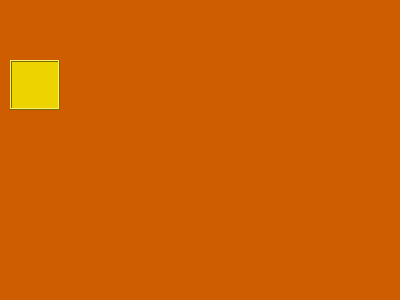
<?xml version="1.0" encoding="UTF-8"?>
<ui version="4.0">
 <class>MouseDialog</class>
 <widget class="QDialog" name="MouseDialog">
  <property name="geometry">
   <rect>
    <x>0</x>
    <y>0</y>
    <width>400</width>
    <height>300</height>
   </rect>
  </property>
  <property name="palette">
   <palette>
    <active>
     <colorrole role="WindowText">
      <brush brushstyle="SolidPattern">
       <color alpha="255">
        <red>0</red>
        <green>0</green>
        <blue>0</blue>
       </color>
      </brush>
     </colorrole>
     <colorrole role="Button">
      <brush brushstyle="SolidPattern">
       <color alpha="255">
        <red>206</red>
        <green>92</green>
        <blue>0</blue>
       </color>
      </brush>
     </colorrole>
     <colorrole role="Light">
      <brush brushstyle="SolidPattern">
       <color alpha="255">
        <red>255</red>
        <green>144</green>
        <blue>54</blue>
       </color>
      </brush>
     </colorrole>
     <colorrole role="Midlight">
      <brush brushstyle="SolidPattern">
       <color alpha="255">
        <red>230</red>
        <green>118</green>
        <blue>27</blue>
       </color>
      </brush>
     </colorrole>
     <colorrole role="Dark">
      <brush brushstyle="SolidPattern">
       <color alpha="255">
        <red>103</red>
        <green>46</green>
        <blue>0</blue>
       </color>
      </brush>
     </colorrole>
     <colorrole role="Mid">
      <brush brushstyle="SolidPattern">
       <color alpha="255">
        <red>137</red>
        <green>61</green>
        <blue>0</blue>
       </color>
      </brush>
     </colorrole>
     <colorrole role="Text">
      <brush brushstyle="SolidPattern">
       <color alpha="255">
        <red>0</red>
        <green>0</green>
        <blue>0</blue>
       </color>
      </brush>
     </colorrole>
     <colorrole role="BrightText">
      <brush brushstyle="SolidPattern">
       <color alpha="255">
        <red>255</red>
        <green>255</green>
        <blue>255</blue>
       </color>
      </brush>
     </colorrole>
     <colorrole role="ButtonText">
      <brush brushstyle="SolidPattern">
       <color alpha="255">
        <red>0</red>
        <green>0</green>
        <blue>0</blue>
       </color>
      </brush>
     </colorrole>
     <colorrole role="Base">
      <brush brushstyle="SolidPattern">
       <color alpha="255">
        <red>255</red>
        <green>255</green>
        <blue>255</blue>
       </color>
      </brush>
     </colorrole>
     <colorrole role="Window">
      <brush brushstyle="SolidPattern">
       <color alpha="255">
        <red>206</red>
        <green>92</green>
        <blue>0</blue>
       </color>
      </brush>
     </colorrole>
     <colorrole role="Shadow">
      <brush brushstyle="SolidPattern">
       <color alpha="255">
        <red>0</red>
        <green>0</green>
        <blue>0</blue>
       </color>
      </brush>
     </colorrole>
     <colorrole role="AlternateBase">
      <brush brushstyle="SolidPattern">
       <color alpha="255">
        <red>230</red>
        <green>173</green>
        <blue>127</blue>
       </color>
      </brush>
     </colorrole>
     <colorrole role="ToolTipBase">
      <brush brushstyle="SolidPattern">
       <color alpha="255">
        <red>255</red>
        <green>255</green>
        <blue>220</blue>
       </color>
      </brush>
     </colorrole>
     <colorrole role="ToolTipText">
      <brush brushstyle="SolidPattern">
       <color alpha="255">
        <red>0</red>
        <green>0</green>
        <blue>0</blue>
       </color>
      </brush>
     </colorrole>
     <colorrole role="PlaceholderText">
      <brush brushstyle="SolidPattern">
       <color alpha="128">
        <red>0</red>
        <green>0</green>
        <blue>0</blue>
       </color>
      </brush>
     </colorrole>
    </active>
    <inactive>
     <colorrole role="WindowText">
      <brush brushstyle="SolidPattern">
       <color alpha="255">
        <red>0</red>
        <green>0</green>
        <blue>0</blue>
       </color>
      </brush>
     </colorrole>
     <colorrole role="Button">
      <brush brushstyle="SolidPattern">
       <color alpha="255">
        <red>206</red>
        <green>92</green>
        <blue>0</blue>
       </color>
      </brush>
     </colorrole>
     <colorrole role="Light">
      <brush brushstyle="SolidPattern">
       <color alpha="255">
        <red>255</red>
        <green>144</green>
        <blue>54</blue>
       </color>
      </brush>
     </colorrole>
     <colorrole role="Midlight">
      <brush brushstyle="SolidPattern">
       <color alpha="255">
        <red>230</red>
        <green>118</green>
        <blue>27</blue>
       </color>
      </brush>
     </colorrole>
     <colorrole role="Dark">
      <brush brushstyle="SolidPattern">
       <color alpha="255">
        <red>103</red>
        <green>46</green>
        <blue>0</blue>
       </color>
      </brush>
     </colorrole>
     <colorrole role="Mid">
      <brush brushstyle="SolidPattern">
       <color alpha="255">
        <red>137</red>
        <green>61</green>
        <blue>0</blue>
       </color>
      </brush>
     </colorrole>
     <colorrole role="Text">
      <brush brushstyle="SolidPattern">
       <color alpha="255">
        <red>0</red>
        <green>0</green>
        <blue>0</blue>
       </color>
      </brush>
     </colorrole>
     <colorrole role="BrightText">
      <brush brushstyle="SolidPattern">
       <color alpha="255">
        <red>255</red>
        <green>255</green>
        <blue>255</blue>
       </color>
      </brush>
     </colorrole>
     <colorrole role="ButtonText">
      <brush brushstyle="SolidPattern">
       <color alpha="255">
        <red>0</red>
        <green>0</green>
        <blue>0</blue>
       </color>
      </brush>
     </colorrole>
     <colorrole role="Base">
      <brush brushstyle="SolidPattern">
       <color alpha="255">
        <red>255</red>
        <green>255</green>
        <blue>255</blue>
       </color>
      </brush>
     </colorrole>
     <colorrole role="Window">
      <brush brushstyle="SolidPattern">
       <color alpha="255">
        <red>206</red>
        <green>92</green>
        <blue>0</blue>
       </color>
      </brush>
     </colorrole>
     <colorrole role="Shadow">
      <brush brushstyle="SolidPattern">
       <color alpha="255">
        <red>0</red>
        <green>0</green>
        <blue>0</blue>
       </color>
      </brush>
     </colorrole>
     <colorrole role="AlternateBase">
      <brush brushstyle="SolidPattern">
       <color alpha="255">
        <red>230</red>
        <green>173</green>
        <blue>127</blue>
       </color>
      </brush>
     </colorrole>
     <colorrole role="ToolTipBase">
      <brush brushstyle="SolidPattern">
       <color alpha="255">
        <red>255</red>
        <green>255</green>
        <blue>220</blue>
       </color>
      </brush>
     </colorrole>
     <colorrole role="ToolTipText">
      <brush brushstyle="SolidPattern">
       <color alpha="255">
        <red>0</red>
        <green>0</green>
        <blue>0</blue>
       </color>
      </brush>
     </colorrole>
     <colorrole role="PlaceholderText">
      <brush brushstyle="SolidPattern">
       <color alpha="128">
        <red>0</red>
        <green>0</green>
        <blue>0</blue>
       </color>
      </brush>
     </colorrole>
    </inactive>
    <disabled>
     <colorrole role="WindowText">
      <brush brushstyle="SolidPattern">
       <color alpha="255">
        <red>103</red>
        <green>46</green>
        <blue>0</blue>
       </color>
      </brush>
     </colorrole>
     <colorrole role="Button">
      <brush brushstyle="SolidPattern">
       <color alpha="255">
        <red>206</red>
        <green>92</green>
        <blue>0</blue>
       </color>
      </brush>
     </colorrole>
     <colorrole role="Light">
      <brush brushstyle="SolidPattern">
       <color alpha="255">
        <red>255</red>
        <green>144</green>
        <blue>54</blue>
       </color>
      </brush>
     </colorrole>
     <colorrole role="Midlight">
      <brush brushstyle="SolidPattern">
       <color alpha="255">
        <red>230</red>
        <green>118</green>
        <blue>27</blue>
       </color>
      </brush>
     </colorrole>
     <colorrole role="Dark">
      <brush brushstyle="SolidPattern">
       <color alpha="255">
        <red>103</red>
        <green>46</green>
        <blue>0</blue>
       </color>
      </brush>
     </colorrole>
     <colorrole role="Mid">
      <brush brushstyle="SolidPattern">
       <color alpha="255">
        <red>137</red>
        <green>61</green>
        <blue>0</blue>
       </color>
      </brush>
     </colorrole>
     <colorrole role="Text">
      <brush brushstyle="SolidPattern">
       <color alpha="255">
        <red>103</red>
        <green>46</green>
        <blue>0</blue>
       </color>
      </brush>
     </colorrole>
     <colorrole role="BrightText">
      <brush brushstyle="SolidPattern">
       <color alpha="255">
        <red>255</red>
        <green>255</green>
        <blue>255</blue>
       </color>
      </brush>
     </colorrole>
     <colorrole role="ButtonText">
      <brush brushstyle="SolidPattern">
       <color alpha="255">
        <red>103</red>
        <green>46</green>
        <blue>0</blue>
       </color>
      </brush>
     </colorrole>
     <colorrole role="Base">
      <brush brushstyle="SolidPattern">
       <color alpha="255">
        <red>206</red>
        <green>92</green>
        <blue>0</blue>
       </color>
      </brush>
     </colorrole>
     <colorrole role="Window">
      <brush brushstyle="SolidPattern">
       <color alpha="255">
        <red>206</red>
        <green>92</green>
        <blue>0</blue>
       </color>
      </brush>
     </colorrole>
     <colorrole role="Shadow">
      <brush brushstyle="SolidPattern">
       <color alpha="255">
        <red>0</red>
        <green>0</green>
        <blue>0</blue>
       </color>
      </brush>
     </colorrole>
     <colorrole role="AlternateBase">
      <brush brushstyle="SolidPattern">
       <color alpha="255">
        <red>206</red>
        <green>92</green>
        <blue>0</blue>
       </color>
      </brush>
     </colorrole>
     <colorrole role="ToolTipBase">
      <brush brushstyle="SolidPattern">
       <color alpha="255">
        <red>255</red>
        <green>255</green>
        <blue>220</blue>
       </color>
      </brush>
     </colorrole>
     <colorrole role="ToolTipText">
      <brush brushstyle="SolidPattern">
       <color alpha="255">
        <red>0</red>
        <green>0</green>
        <blue>0</blue>
       </color>
      </brush>
     </colorrole>
     <colorrole role="PlaceholderText">
      <brush brushstyle="SolidPattern">
       <color alpha="128">
        <red>0</red>
        <green>0</green>
        <blue>0</blue>
       </color>
      </brush>
     </colorrole>
    </disabled>
   </palette>
  </property>
  <property name="windowTitle">
   <string>MouseDialog</string>
  </property>
  <widget class="QLabel" name="m_label">
   <property name="geometry">
    <rect>
     <x>10</x>
     <y>60</y>
     <width>50</width>
     <height>50</height>
    </rect>
   </property>
   <property name="palette">
    <palette>
     <active>
      <colorrole role="WindowText">
       <brush brushstyle="SolidPattern">
        <color alpha="255">
         <red>0</red>
         <green>0</green>
         <blue>0</blue>
        </color>
       </brush>
      </colorrole>
      <colorrole role="Button">
       <brush brushstyle="SolidPattern">
        <color alpha="255">
         <red>237</red>
         <green>212</green>
         <blue>0</blue>
        </color>
       </brush>
      </colorrole>
      <colorrole role="Light">
       <brush brushstyle="SolidPattern">
        <color alpha="255">
         <red>255</red>
         <green>239</green>
         <blue>100</blue>
        </color>
       </brush>
      </colorrole>
      <colorrole role="Midlight">
       <brush brushstyle="SolidPattern">
        <color alpha="255">
         <red>246</red>
         <green>225</green>
         <blue>50</blue>
        </color>
       </brush>
      </colorrole>
      <colorrole role="Dark">
       <brush brushstyle="SolidPattern">
        <color alpha="255">
         <red>118</red>
         <green>106</green>
         <blue>0</blue>
        </color>
       </brush>
      </colorrole>
      <colorrole role="Mid">
       <brush brushstyle="SolidPattern">
        <color alpha="255">
         <red>158</red>
         <green>141</green>
         <blue>0</blue>
        </color>
       </brush>
      </colorrole>
      <colorrole role="Text">
       <brush brushstyle="SolidPattern">
        <color alpha="255">
         <red>0</red>
         <green>0</green>
         <blue>0</blue>
        </color>
       </brush>
      </colorrole>
      <colorrole role="BrightText">
       <brush brushstyle="SolidPattern">
        <color alpha="255">
         <red>255</red>
         <green>255</green>
         <blue>255</blue>
        </color>
       </brush>
      </colorrole>
      <colorrole role="ButtonText">
       <brush brushstyle="SolidPattern">
        <color alpha="255">
         <red>0</red>
         <green>0</green>
         <blue>0</blue>
        </color>
       </brush>
      </colorrole>
      <colorrole role="Base">
       <brush brushstyle="SolidPattern">
        <color alpha="255">
         <red>255</red>
         <green>255</green>
         <blue>255</blue>
        </color>
       </brush>
      </colorrole>
      <colorrole role="Window">
       <brush brushstyle="SolidPattern">
        <color alpha="255">
         <red>237</red>
         <green>212</green>
         <blue>0</blue>
        </color>
       </brush>
      </colorrole>
      <colorrole role="Shadow">
       <brush brushstyle="SolidPattern">
        <color alpha="255">
         <red>0</red>
         <green>0</green>
         <blue>0</blue>
        </color>
       </brush>
      </colorrole>
      <colorrole role="AlternateBase">
       <brush brushstyle="SolidPattern">
        <color alpha="255">
         <red>246</red>
         <green>233</green>
         <blue>127</blue>
        </color>
       </brush>
      </colorrole>
      <colorrole role="ToolTipBase">
       <brush brushstyle="SolidPattern">
        <color alpha="255">
         <red>255</red>
         <green>255</green>
         <blue>220</blue>
        </color>
       </brush>
      </colorrole>
      <colorrole role="ToolTipText">
       <brush brushstyle="SolidPattern">
        <color alpha="255">
         <red>0</red>
         <green>0</green>
         <blue>0</blue>
        </color>
       </brush>
      </colorrole>
      <colorrole role="PlaceholderText">
       <brush brushstyle="SolidPattern">
        <color alpha="128">
         <red>0</red>
         <green>0</green>
         <blue>0</blue>
        </color>
       </brush>
      </colorrole>
     </active>
     <inactive>
      <colorrole role="WindowText">
       <brush brushstyle="SolidPattern">
        <color alpha="255">
         <red>0</red>
         <green>0</green>
         <blue>0</blue>
        </color>
       </brush>
      </colorrole>
      <colorrole role="Button">
       <brush brushstyle="SolidPattern">
        <color alpha="255">
         <red>237</red>
         <green>212</green>
         <blue>0</blue>
        </color>
       </brush>
      </colorrole>
      <colorrole role="Light">
       <brush brushstyle="SolidPattern">
        <color alpha="255">
         <red>255</red>
         <green>239</green>
         <blue>100</blue>
        </color>
       </brush>
      </colorrole>
      <colorrole role="Midlight">
       <brush brushstyle="SolidPattern">
        <color alpha="255">
         <red>246</red>
         <green>225</green>
         <blue>50</blue>
        </color>
       </brush>
      </colorrole>
      <colorrole role="Dark">
       <brush brushstyle="SolidPattern">
        <color alpha="255">
         <red>118</red>
         <green>106</green>
         <blue>0</blue>
        </color>
       </brush>
      </colorrole>
      <colorrole role="Mid">
       <brush brushstyle="SolidPattern">
        <color alpha="255">
         <red>158</red>
         <green>141</green>
         <blue>0</blue>
        </color>
       </brush>
      </colorrole>
      <colorrole role="Text">
       <brush brushstyle="SolidPattern">
        <color alpha="255">
         <red>0</red>
         <green>0</green>
         <blue>0</blue>
        </color>
       </brush>
      </colorrole>
      <colorrole role="BrightText">
       <brush brushstyle="SolidPattern">
        <color alpha="255">
         <red>255</red>
         <green>255</green>
         <blue>255</blue>
        </color>
       </brush>
      </colorrole>
      <colorrole role="ButtonText">
       <brush brushstyle="SolidPattern">
        <color alpha="255">
         <red>0</red>
         <green>0</green>
         <blue>0</blue>
        </color>
       </brush>
      </colorrole>
      <colorrole role="Base">
       <brush brushstyle="SolidPattern">
        <color alpha="255">
         <red>255</red>
         <green>255</green>
         <blue>255</blue>
        </color>
       </brush>
      </colorrole>
      <colorrole role="Window">
       <brush brushstyle="SolidPattern">
        <color alpha="255">
         <red>237</red>
         <green>212</green>
         <blue>0</blue>
        </color>
       </brush>
      </colorrole>
      <colorrole role="Shadow">
       <brush brushstyle="SolidPattern">
        <color alpha="255">
         <red>0</red>
         <green>0</green>
         <blue>0</blue>
        </color>
       </brush>
      </colorrole>
      <colorrole role="AlternateBase">
       <brush brushstyle="SolidPattern">
        <color alpha="255">
         <red>246</red>
         <green>233</green>
         <blue>127</blue>
        </color>
       </brush>
      </colorrole>
      <colorrole role="ToolTipBase">
       <brush brushstyle="SolidPattern">
        <color alpha="255">
         <red>255</red>
         <green>255</green>
         <blue>220</blue>
        </color>
       </brush>
      </colorrole>
      <colorrole role="ToolTipText">
       <brush brushstyle="SolidPattern">
        <color alpha="255">
         <red>0</red>
         <green>0</green>
         <blue>0</blue>
        </color>
       </brush>
      </colorrole>
      <colorrole role="PlaceholderText">
       <brush brushstyle="SolidPattern">
        <color alpha="128">
         <red>0</red>
         <green>0</green>
         <blue>0</blue>
        </color>
       </brush>
      </colorrole>
     </inactive>
     <disabled>
      <colorrole role="WindowText">
       <brush brushstyle="SolidPattern">
        <color alpha="255">
         <red>118</red>
         <green>106</green>
         <blue>0</blue>
        </color>
       </brush>
      </colorrole>
      <colorrole role="Button">
       <brush brushstyle="SolidPattern">
        <color alpha="255">
         <red>237</red>
         <green>212</green>
         <blue>0</blue>
        </color>
       </brush>
      </colorrole>
      <colorrole role="Light">
       <brush brushstyle="SolidPattern">
        <color alpha="255">
         <red>255</red>
         <green>239</green>
         <blue>100</blue>
        </color>
       </brush>
      </colorrole>
      <colorrole role="Midlight">
       <brush brushstyle="SolidPattern">
        <color alpha="255">
         <red>246</red>
         <green>225</green>
         <blue>50</blue>
        </color>
       </brush>
      </colorrole>
      <colorrole role="Dark">
       <brush brushstyle="SolidPattern">
        <color alpha="255">
         <red>118</red>
         <green>106</green>
         <blue>0</blue>
        </color>
       </brush>
      </colorrole>
      <colorrole role="Mid">
       <brush brushstyle="SolidPattern">
        <color alpha="255">
         <red>158</red>
         <green>141</green>
         <blue>0</blue>
        </color>
       </brush>
      </colorrole>
      <colorrole role="Text">
       <brush brushstyle="SolidPattern">
        <color alpha="255">
         <red>118</red>
         <green>106</green>
         <blue>0</blue>
        </color>
       </brush>
      </colorrole>
      <colorrole role="BrightText">
       <brush brushstyle="SolidPattern">
        <color alpha="255">
         <red>255</red>
         <green>255</green>
         <blue>255</blue>
        </color>
       </brush>
      </colorrole>
      <colorrole role="ButtonText">
       <brush brushstyle="SolidPattern">
        <color alpha="255">
         <red>118</red>
         <green>106</green>
         <blue>0</blue>
        </color>
       </brush>
      </colorrole>
      <colorrole role="Base">
       <brush brushstyle="SolidPattern">
        <color alpha="255">
         <red>237</red>
         <green>212</green>
         <blue>0</blue>
        </color>
       </brush>
      </colorrole>
      <colorrole role="Window">
       <brush brushstyle="SolidPattern">
        <color alpha="255">
         <red>237</red>
         <green>212</green>
         <blue>0</blue>
        </color>
       </brush>
      </colorrole>
      <colorrole role="Shadow">
       <brush brushstyle="SolidPattern">
        <color alpha="255">
         <red>0</red>
         <green>0</green>
         <blue>0</blue>
        </color>
       </brush>
      </colorrole>
      <colorrole role="AlternateBase">
       <brush brushstyle="SolidPattern">
        <color alpha="255">
         <red>237</red>
         <green>212</green>
         <blue>0</blue>
        </color>
       </brush>
      </colorrole>
      <colorrole role="ToolTipBase">
       <brush brushstyle="SolidPattern">
        <color alpha="255">
         <red>255</red>
         <green>255</green>
         <blue>220</blue>
        </color>
       </brush>
      </colorrole>
      <colorrole role="ToolTipText">
       <brush brushstyle="SolidPattern">
        <color alpha="255">
         <red>0</red>
         <green>0</green>
         <blue>0</blue>
        </color>
       </brush>
      </colorrole>
      <colorrole role="PlaceholderText">
       <brush brushstyle="SolidPattern">
        <color alpha="128">
         <red>0</red>
         <green>0</green>
         <blue>0</blue>
        </color>
       </brush>
      </colorrole>
     </disabled>
    </palette>
   </property>
   <property name="autoFillBackground">
    <bool>true</bool>
   </property>
   <property name="frameShape">
    <enum>QFrame::Box</enum>
   </property>
   <property name="frameShadow">
    <enum>QFrame::Raised</enum>
   </property>
   <property name="text">
    <string/>
   </property>
  </widget>
 </widget>
 <layoutdefault spacing="6" margin="11"/>
 <resources/>
 <connections/>
</ui>
